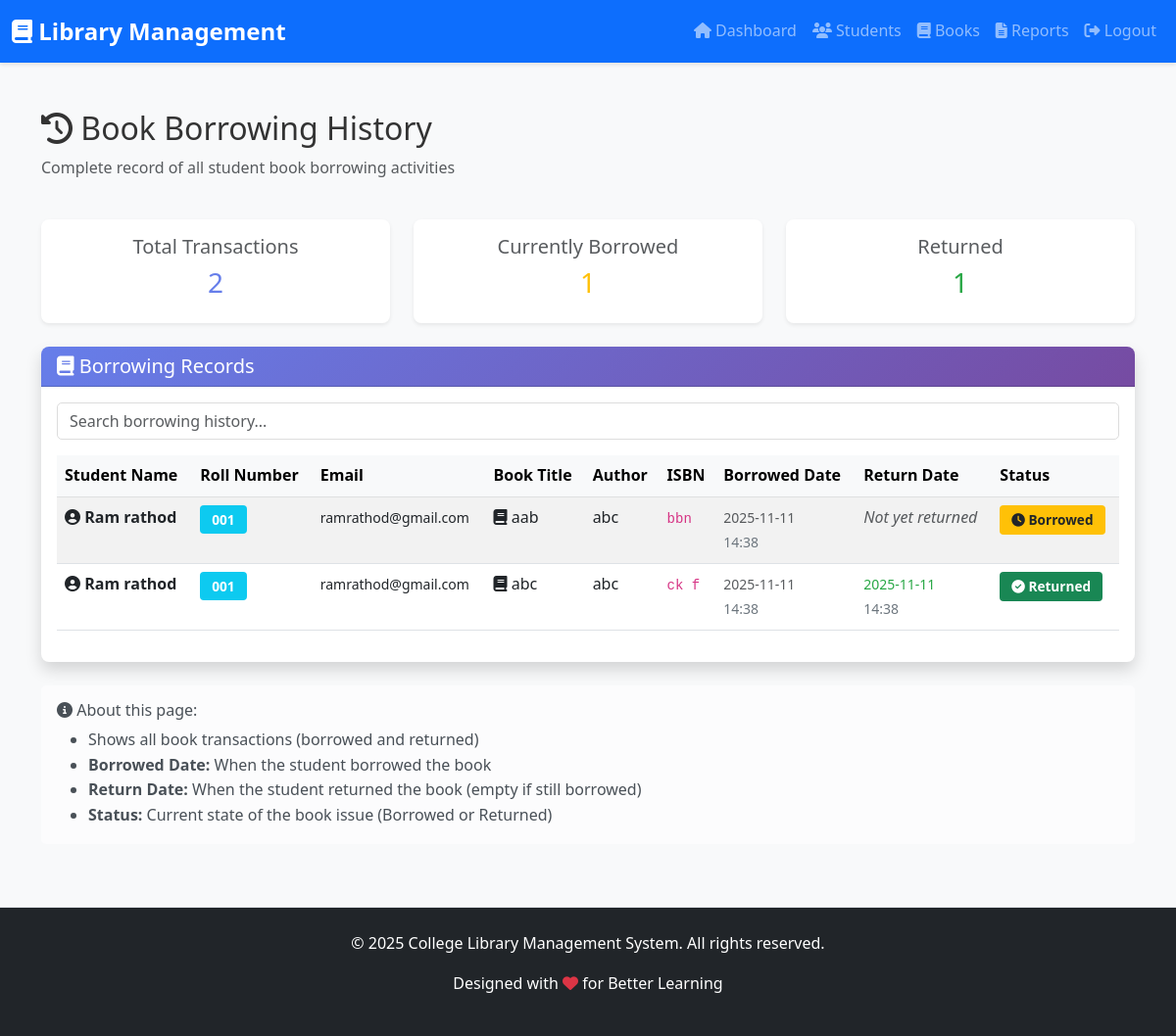
/admin/book_borrowing_history (signed in), run on the app's committed database.
### tables this page shows
CREATE TABLE book_issues (
            id INTEGER PRIMARY KEY AUTOINCREMENT,
            student_id INTEGER NOT NULL,
            book_id INTEGER NOT NULL,
            issue_date TIMESTAMP DEFAULT CURRENT_TIMESTAMP,
            return_date TIMESTAMP,
            status TEXT DEFAULT 'borrowed',
            FOREIGN KEY (student_id) REFERENCES students(id),
            FOREIGN KEY (book_id) REFERENCES books(id)
        );

CREATE TABLE students (
            id INTEGER PRIMARY KEY AUTOINCREMENT,
            name TEXT NOT NULL,
            email TEXT UNIQUE NOT NULL,
            password TEXT NOT NULL,
            roll_number TEXT UNIQUE NOT NULL,
            phone TEXT,
            department TEXT,
            created_at TIMESTAMP DEFAULT CURRENT_TIMESTAMP
        );

CREATE TABLE books (
            id INTEGER PRIMARY KEY AUTOINCREMENT,
            title TEXT NOT NULL,
            author TEXT NOT NULL,
            isbn TEXT UNIQUE NOT NULL,
            category TEXT NOT NULL,
            quantity INTEGER NOT NULL,
            available_quantity INTEGER NOT NULL,
            description TEXT,
            published_year INTEGER,
            image_url TEXT,
            added_by INTEGER,
            created_at TIMESTAMP DEFAULT CURRENT_TIMESTAMP,
            FOREIGN KEY (added_by) REFERENCES admin(id)
        );

### app.py (the view)
@app.route('/admin/book_borrowing_history')
@admin_required
def admin_book_borrowing_history():
    conn = get_db()
    cursor = conn.cursor()
    cursor.execute('''
        SELECT
            bi.id,
            bi.issue_date,
            bi.return_date,
            bi.status,
            s.name as student_name,
            s.email as student_email,
            s.roll_number,
            b.title as book_title,
            b.author,
            b.isbn
        FROM book_issues bi
        JOIN students s ON bi.student_id = s.id
        JOIN books b ON bi.book_id = b.id
        ORDER BY bi.issue_date DESC
    ''')
    borrowing_history = cursor.fetchall()
    conn.close()
    return render_template('admin_book_borrowing.html', borrowing_history=borrowing_history)

### app.py (called while the page is built)
def get_db():
    conn = sqlite3.connect(DATABASE)
    conn.row_factory = sqlite3.Row
    return conn

def admin_required(f):
    @wraps(f)
    def decorated_function(*args, **kwargs):
        if 'admin_id' not in session:
            flash('Admin login required', 'danger')
            return redirect(url_for('admin_login'))
        return f(*args, **kwargs)
    return decorated_function

### templates/admin_book_borrowing.html (shortened to what this page needs)
{% extends "base.html" %}
{% block content %}
<div class="container my-5">
    <div class="row mb-4">
        <div class="col-md-12">
            <h2><i class="fas fa-history"></i> Book Borrowing History</h2>
            <p class="text-muted">Complete record of all student book borrowing activities</p>
        </div>
    </div>
    <div class="row mb-4">
        <div class="col-md-4">
            <div class="card text-center shadow-sm">
                <div class="card-body">
                    <h5 class="text-muted">Total Transactions</h5>
                    <h3 class="text-primary">{{ borrowing_history|length }}</h3>
                </div>
            </div>
        </div>
        <div class="col-md-4">
            <div class="card text-center shadow-sm">
                <div class="card-body">
                    <h5 class="text-muted">Currently Borrowed</h5>
                    <h3 class="text-warning">
                        {% set borrowed = borrowing_history|selectattr('status', 'equalto', 'borrowed')|list %}
                        {{ borrowed|length }}
                    </h3>
                </div>
            </div>
        </div>
        <div class="col-md-4">
            <div class="card text-center shadow-sm">
                <div class="card-body">
                    <h5 class="text-muted">Returned</h5>
                    <h3 class="text-success">
                        {% set returned = borrowing_history|selectattr('status', 'equalto', 'returned')|list %}
                        {{ returned|length }}
                    </h3>
                </div>
            </div>
        </div>
    </div>
    <div class="card shadow">
        <div class="card-header bg-primary text-white">
            <h5 class="mb-0"><i class="fas fa-book"></i> Borrowing Records</h5>
        </div>
        <div class="card-body">
            {% if borrowing_history %}
                <div class="table-responsive">
                    <table class="table table-striped table-hover" id="borrowingTable">
                        <thead class="table-light">
                            <tr>
                                <th>Student Name</th>
                                <th>Roll Number</th>
                                <th>Email</th>
                                <th>Book Title</th>
                                <th>Author</th>
                                <th>ISBN</th>
                                <th>Borrowed Date</th>
                                <th>Return Date</th>
                                <th>Status</th>
                            </tr>
                        </thead>
                        <tbody>
                            {% for record in borrowing_history %}
                                <tr>
                                    <td>
                                        <i class="fas fa-user-circle"></i> <strong>{{ record['student_name'] }}</strong>
                                    </td>
                                    <td><span class="badge bg-info">{{ record['roll_number'] }}</span></td>
                                    <td><small>{{ record['student_email'] }}</small></td>
                                    <td>
                                        <i class="fas fa-book"></i> {{ record['book_title'] }}
                                    </td>
                                    <td>{{ record['author'] }}</td>
                                    <td><code>{{ record['isbn'] }}</code></td>
                                    <td>
                                        <small class="text-muted">
                                            {{ record['issue_date'][:10] }}
                                            <br>
                                            <span class="text-secondary">{{ record['issue_date'][11:16] }}</span>
                                        </small>
                                    </td>
                                    <td>
                                        {% if record['return_date'] %}
                                            <small class="text-success">
                                                {{ record['return_date'][:10] }}
                                                <br>
                                                <span class="text-secondary">{{ record['return_date'][11:16] }}</span>
                                            </small>
                                        {% else %}
                                            <span class="text-muted"><em>Not yet returned</em></span>
                                        {% endif %}
                                    </td>
                                    <td>
                                        {% if record['status'] == 'borrowed' %}
                                            <span class="badge bg-warning text-dark">
                                                <i class="fas fa-clock"></i> Borrowed
                                            </span>
                                        {% elif record['status'] == 'returned' %}
                                            <span class="badge bg-success">
                                                <i class="fas fa-check-circle"></i> Returned
                                            </span>
                                        {% else %}
                                            <span class="badge bg-secondary">{{ record['status'] }}</span>
                                        {% endif %}
                                    </td>
                                </tr>
                            {% endfor %}
                        </tbody>
                    </table>
                </div>
            {% else %}
                <div class="alert alert-info text-center py-4">
                    <i class="fas fa-history fa-3x mb-3"></i>
                    <p>No borrowing history found.</p>
                    <p>Books will appear here when students borrow them.</p>
                </div>
            {% endif %}
        </div>
    </div>
    <div class="row mt-4">
        <div class="col-md-12">
            <div class="alert alert-light">
                <h6><i class="fas fa-info-circle"></i> About this page:</h6>
                <ul class="mb-0">
                    <li>Shows all book transactions (borrowed and returned)</li>
                    <li><strong>Borrowed Date:</strong> When the student borrowed the book</li>
                    <li><strong>Return Date:</strong> When the student returned the book (empty if still borrowed)</li>
                    <li><strong>Status:</strong> Current state of the book issue (Borrowed or Returned)</li>
                </ul>
            </div>
        </div>
    </div>
</div>
{% endblock %}

### static/css/style.css (style rules this page uses)
:root { --primary-color: #667eea; --secondary-color: #764ba2; --success-color: #28a745; --danger-color: #dc3545; --warning-color: #ffc107; --info-color: #17a2b8; }
body { font-family: 'Segoe UI', Tahoma, Geneva, Verdana, sans-serif; line-height: 1.6; color: #333; background-color: #f8f9fa; }
.card { border: none; border-radius: 8px; transition: all 0.3s ease; }
.card-header { background: linear-gradient(135deg, #667eea 0%, #764ba2 100%); color: white; border-radius: 8px 8px 0 0 !important; }
.card-header.bg-primary { background: linear-gradient(135deg, #667eea 0%, #764ba2 100%) !important; }
.table { background: white; border-radius: 8px; }
.table thead { background: #f8f9fa; }
.alert { border-radius: 5px; border: none; }
.badge { padding: 0.5rem 0.75rem; font-size: 0.85rem; border-radius: 4px; }
.text-primary { color: #667eea !important; }
.text-success { color: #28a745 !important; }
.text-warning { color: #ffc107 !important; }
.shadow { box-shadow: 0 0.5rem 1rem rgba(0, 0, 0, 0.15) !important; }
.shadow-sm { box-shadow: 0 0.125rem 0.25rem rgba(0, 0, 0, 0.075) !important; }

### data on the page
book_issues: student_name "Ram rathod", roll_number "001", student_email "ramrathod@gmail.com", book_title "aab", author "abc", isbn "bbn", issue_date "2025-11-11", issue_date "14:38", shows "Not yet returned", status "borrowed" (drawn)
book_issues: student_name "Ram rathod", roll_number "001", student_email "ramrathod@gmail.com", book_title "abc", author "abc", isbn "ck f", issue_date "2025-11-11", issue_date "14:38", return_date "2025-11-11", return_date "14:38", status "returned" (drawn)

### other printed values
{{ borrowing_history|length }} "2"
{{ borrowed|length }} "1"
{{ returned|length }} "1"
